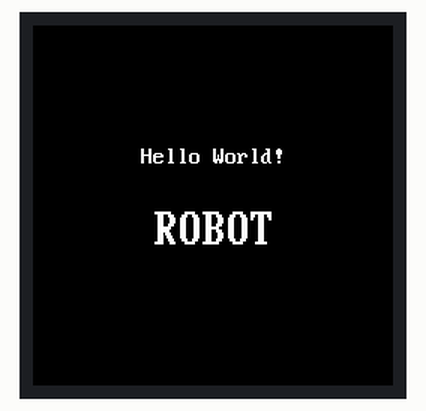
Simulated run of this program. Board: Raspberry Pi Pico running MicroPython. Shown: 240×240 colour display. Library files of the repository ran but are not shown: vga1_8x16.py, vga1_bold_16x32.py. At 0.2 s the program stops and its outputs stay as they are.

Above: at 0.3 s.

The program:

01-hello.py
```python
# Lab 01: Hello World
# Confirms the display is wired correctly and MicroPython can run code on it.
#
# One line here does not look like the OLED kit's version, and it is the
# line that trips up everyone porting code to this driver:
#
#     display.text(FONT, "Hello!", x, y, WHITE, BLACK)
#            ^^^^^^
# There is no built-in font. framebuf gave the SSD1306 a fixed 8x8 font
# for free; this driver has none, so text() takes a font MODULE as its
# first argument. config.py imports two of them for you.

import config

display = config.init_display()

display.fill(config.BLACK)

# The small font: 8 pixels wide, 16 tall, so 30 characters fit across the
# widest part of the screen.
display.text(config.SMALL_FONT, "Hello World!", 72, 80,
             config.WHITE, config.BLACK)

# The big font: 16 x 32, readable from across the room, 15 characters max.
display.text(config.BIG_FONT, "ROBOT", 80, 120,
             config.WHITE, config.BLACK)

# Nothing else to do. There is no show() on this display -- both lines
# were already on the glass before this comment was reached.
```

config.py
```python
# Hardware configuration for the Smartwatch (GC9A01) kit.
# Every numbered lab in this folder imports this file instead of repeating
# pin numbers, so the whole kit only needs to be described in one place.
#
# The display is a 240x240 round IPS LCD driven by a GC9A01 controller over
# SPI. Three things about it are different from the OLED kit, and every
# other difference in this folder follows from these:
#
#   1. IT IS ROUND. The driver still addresses a 240x240 square of pixels,
#      but the bezel hides the corners. Anything outside the circle is
#      drawn, paid for, and never seen. See SAFE_RADIUS below.
#   2. IT IS COLOR. A pixel is a 16-bit RGB565 number, not a 0 or a 1.
#      WHITE is 0xFFFF and BLACK is 0x0000, which is why this kit's faces
#      still look like the OLED kit's faces.
#   3. THERE IS NO FRAME BUFFER. The SSD1306 driver kept the whole screen
#      in RAM and shipped it to the glass when you called show(). This
#      driver has no RAM to spare for 115,200 bytes, so every drawing call
#      goes straight down the wire. There is no show() in this kit. What
#      you draw appears immediately -- and costs immediately.

from machine import Pin, SPI
import gc9a01
from gc9a01 import color565

WIDTH = 240
HEIGHT = 240

# --------------------------------------------------------------------
# WHICH BOARD?
#
# Set BOARD to match what is on your desk. Everything below this line
# follows from it, and nothing else in the kit needs to change.
#
#   "pico"      Raspberry Pi Pico wired to a bare GC9A01 module.
#               This is the kit's default and the wiring that has been
#               CONFIRMED WORKING on real hardware.
#
#   "waveshare" Waveshare RP2040-LCD-1.28 -- an RP2040 with the round
#               display soldered on. Pin numbers taken from the board's
#               documentation; not yet run here.
#
BOARD = "pico"

if BOARD == "pico":
    # Pico + bare GC9A01 module, on SPI0.
    #
    # These are deliberately the same five pins the OLED kit uses, in the
    # same order down the breadboard rail, so a student who has already
    # built the OLED kit can swap the display and keep their wiring
    # habits. Only the last three change meaning: the OLED's RES/DC/CS on
    # 4/5/6 become the GC9A01's DC/CS/RST.
    #
    #   Module pin   Pico pin
    #   ----------   --------
    #   SCL / CLK    GP2
    #   SDA / MOSI   GP3
    #   DC           GP4
    #   CS           GP5
    #   RST          GP6
    #   VCC          3V3
    #   GND          GND
    #   BL           3V3 (tied on, see BL_PIN below)
    SPI_ID = 0
    SCK_PIN = 2
    MOSI_PIN = 3
    DC_PIN = 4
    CS_PIN = 5
    RES_PIN = 6

    # Most bare GC9A01 modules have their backlight permanently on -- the
    # BL pad is tied to 3V3 on the board, or you wired it there yourself.
    # Nothing in software can dim it, so BL_PIN is None and
    # set_backlight() below quietly does nothing.
    #
    # Want software control? Move the module's BL wire off 3V3 and onto a
    # free GPIO, then set BL_PIN to that pin number.
    BL_PIN = None

    # GP25 is the onboard LED on a Raspberry Pi Pico. Lab 00 blinks it.
    LED_PIN = 25

else:
    # Waveshare RP2040-LCD-1.28. The display is soldered to the board, so
    # these are fixed. Note GP10/GP11 are SPI1, not SPI0.
    SPI_ID = 1
    SCK_PIN = 10           # LCD_CLK
    MOSI_PIN = 11          # LCD_DIN
    DC_PIN = 8             # LCD_DC
    CS_PIN = 9             # LCD_CS
    RES_PIN = 12           # LCD_RST

    # On this board GP25 is the BACKLIGHT, not an LED. Any Pico code that
    # toggles GP25 "to blink the onboard LED" will strobe your screen.
    BL_PIN = 25

    # ...and there is no user LED at all.
    LED_PIN = None

# 60 MHz is confirmed working on the "pico" wiring above, including over
# ordinary M-F Dupont jumpers. If you see speckled pixels or torn frames
# -- usually from long, loose, or bundled wires -- step down to
# 20_000_000 and work back up.
BAUDRATE = 60_000_000

# Two momentary push buttons on free GPIO. Each button's other leg goes to
# GND, and PULL_UP holds the pin at 1 until a press pulls it to 0.
#
# GP14 and GP15 are the kit standard across every kit in this repo -- the
# OLED kit, this one, and the sw-gc9b72 kit all use the same two pins, so a
# student who has built one keeps their wiring habits when they swap
# displays. Both are free on either board above.
#
# If you are running on a Cytron Maker Pi RP2040, whose onboard buttons are
# on GP20 and GP21, use config-cytron-rp2040.py instead of editing these.
BUTTON_A_PIN = 14
BUTTON_B_PIN = 15

# RGB565: five bits of red, six of green, five of blue, packed into 16
# bits. The kit draws white on black, but the others are here so you can
# experiment -- and so you can see that BLACK really is just "no light".
#
# color565(red, green, blue) builds any other color from three 0-255
# values, and it is re-exported above so labs can use config.color565().
BLACK = 0x0000
WHITE = 0xFFFF
RED = 0xF800
GREEN = 0x07E0
BLUE = 0x001F
YELLOW = 0xFFE0
CYAN = 0x07FF
MAGENTA = 0xF81F

NO_FILL = 0
FILL = 1

# The geometry of a round screen. The driver addresses a 240x240 square,
# but only the circle inscribed in it is visible.
CENTER_X = WIDTH // 2      # 120
CENTER_Y = HEIGHT // 2     # 120
RADIUS = WIDTH // 2        # 120 -- the physical edge of the glass

# Keep drawing inside this radius. The last few pixels at the rim sit
# under the bezel or curve away from you, so a pixel at radius 119 is
# technically lit and practically invisible.
SAFE_RADIUS = 112

# Fonts live in lib/ alongside the driver. Unlike framebuf, this driver
# has no built-in font -- text() takes a font MODULE as its first
# argument, so you have to pick one and import it.
import vga1_8x16 as SMALL_FONT      # 8 x 16 -- 30 characters across
import vga1_bold_16x32 as BIG_FONT  # 16 x 32 -- 15 characters across

_backlight = None


def init_display():
    """Start the SPI bus and the GC9A01. Returns the display object.

    The backlight pin is only handed to the driver when the board has one
    under software control. Passing it matters on those boards: the
    driver turns it on at the end of initialization, and a GC9A01 with
    its backlight low draws everything correctly and shows you a black
    circle."""
    global _backlight

    spi = SPI(SPI_ID, baudrate=BAUDRATE,
              sck=Pin(SCK_PIN), mosi=Pin(MOSI_PIN))

    if BL_PIN is None:
        _backlight = None
    else:
        _backlight = Pin(BL_PIN, Pin.OUT)

    return gc9a01.GC9A01(
        spi,
        dc=Pin(DC_PIN, Pin.OUT),
        cs=Pin(CS_PIN, Pin.OUT),
        reset=Pin(RES_PIN, Pin.OUT),
        backlight=_backlight,
        rotation=0)


def set_backlight(on):
    """Turn the backlight on or off, where the board allows it.

    Returns True if it actually did something. On a module whose BL pad is
    tied to 3V3 there is no pin to toggle, so this is a no-op -- which is
    worth knowing before you spend an afternoon wondering why your
    brightness control does nothing."""
    if _backlight is None:
        return False
    _backlight.value(1 if on else 0)
    return True


def init_buttons():
    button_a = Pin(BUTTON_A_PIN, Pin.IN, Pin.PULL_UP)
    button_b = Pin(BUTTON_B_PIN, Pin.IN, Pin.PULL_UP)
    return button_a, button_b


def inside_circle(x, y, margin=0):
    """True if (x, y) is somewhere you will actually be able to see it.

    Use this when you are placing something near the rim and are not sure
    whether the bezel will eat it."""
    dx = x - CENTER_X
    dy = y - CENTER_Y
    limit = SAFE_RADIUS - margin
    return dx * dx + dy * dy <= limit * limit
```
